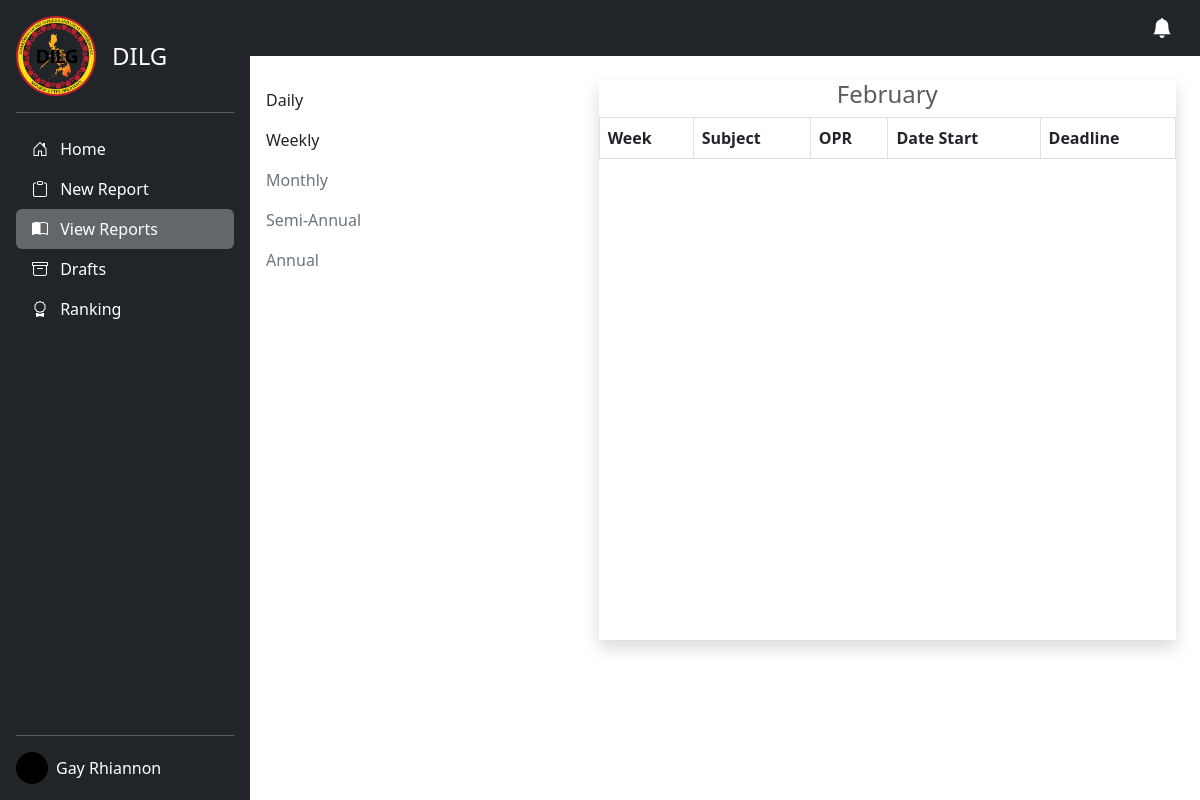
Screenshot of /admin/weekly.php (signed in) with the database file from the repository.
### tables this page shows
CREATE TABLE `users` (
  `id` int(11) NOT NULL,
  `user_type` int(50) NOT NULL,
  `email` varchar(50) NOT NULL,
  `email_status` int(11) NOT NULL,
  `password` varchar(255) NOT NULL,
  `first_name` varchar(50) NOT NULL,
  `middle_name` varchar(50) NOT NULL,
  `last_name` varchar(50) NOT NULL,
  `date_of_birth` date NOT NULL,
  `barangay` varchar(50) NOT NULL,
  `v_token` varchar(255) NOT NULL,
  `image` blob NOT NULL,
  `date_time_created` datetime NOT NULL,
  `date_time_updated` datetime NOT NULL
);

### admin/weekly.php (the view, shortened to what this page needs)
<?php
include 'images.php';
$email = $_SESSION['email'];
$report_link = "add-report.php";
$view_link = "reports.php";
$draft_link = "draft.php";
$ranking = "ranking.php";
?>
<!DOCTYPE html>
<html lang="en">
<head>
  <link href="https://cdn.jsdelivr.net/npm/bootstrap@5.3.0-alpha1/dist/css/bootstrap.min.css" rel="stylesheet">
  <link rel="stylesheet" href="https://cdnjs.cloudflare.com/ajax/libs/bootstrap-icons/1.10.3/font/bootstrap-icons.min.css" />
  <link rel="stylesheet" href="../src/css/preloader.css">
</head>
<body>
  <main class="d-flex">
    <div class="d-flex flex-column flex-shrink-0 p-3 text-white bg-dark" style="width: 250px; min-height: 100vh;">
      <a href="/" class="d-flex align-items-center mb-3 mb-md-0 me-md-auto text-white text-decoration-none">
        <img src="../src/img/dilg.png" height="80" alt="">
        <span class="fs-4 ps-3">DILG</span>
      </a>
      <hr>
      <ul class="nav nav-pills flex-column mb-auto">
        <li class="nav-item">
          <a href="index.php" class="nav-link text-white">
            <i class="bi bi-house-door me-2"></i>
            Home
          </a>
        </li>
        <li>
          <a href="<?php echo $report_link ?>" class="nav-link text-white">
            <i class="bi bi-clipboard me-2"></i>
            New Report
          </a>
        </li>
        <li>
          <a href="<?php echo $view_link ?>" class="nav-link text-white active" aria-current="page">
            <i class="bi bi-book-half me-2"></i>
            View Reports
          </a>
        </li>
        <li>
          <a href="<?php echo $draft_link ?>" class="nav-link text-white">
            <i class="bi bi-archive me-2"></i>
            Drafts
          </a>
        </li>
        <li>
          <a href="<?php echo $ranking ?>" class="nav-link text-white">
            <i class="bi bi-award me-2"></i>
            Ranking
          </a>
        </li>
      </ul>
      <hr>
      <div class="dropdown">
        <a href="#" class="d-flex align-items-center text-white text-decoration-none" id="dropdownUser1" data-bs-toggle="dropdown" aria-expanded="false">
          <?php
          $sql_admin = "SELECT * FROM users WHERE email = '$email'";
          $query_admin = mysqli_query($conn, $sql_admin);
          $admin_row = mysqli_fetch_array($query_admin);
          ?>
          <img src="<?php if (empty($admin_row['image'])) {
                      echo '../src/img/avatar.svg';
                    } else {
                      echo 'admins/' . $admin_row['image'];
                    } ?>" alt="" width="32" height="32" class="rounded-circle me-2">
          <?= $admin_row['first_name'] . ' ' . $admin_row['last_name'] ?>
        </a>
      </div>
    </div>
    <div class="container-fluid p-0">
      <nav class="navbar bg-dark navbar-dark">
        <div class="container">
          <a class="navbar-brand ms-auto" href="#"><i class="bi bi-bell-fill"></i></a>
        </div>
      </nav>
      <div class="row mt-4">
        <div class="col-lg-4">
          <ul class="nav flex-column">
            <li class="nav-item">
              <a class="nav-link text-dark" href="daily.php">Daily</a>
            </li>
            <li class="nav-item">
              <a class="nav-link text-dark" href="weekly.php">Weekly</a>
            </li>
            <li class="nav-item">
              <a class="nav-link text-secondary" href="monthly.php">Monthly</a>
            </li>
            <li class="nav-item">
              <a class="nav-link text-secondary" href="semi-anual.php">Semi-Annual</a>
            </li>
            <li class="nav-item">
              <a class="nav-link text-secondary" href="annualy.php">Annual</a>
            </li>
          </ul>
        </div>
        <div class="col-lg-8">
          <div class="card shadow py-0 mx-4" style="border: none; border-radius: 0; min-height: 35rem;">
            <?php
            $month = date('F');
            ?>
            <h1 class="text-center text-muted h4"><?php echo $month; ?></h1>
            <table class="table table-bordered">
              <thead>
                <tr>
                  <th>Week</th>
                  <th>Subject</th>
                  <th>OPR</th>
                  <th>Date Start</th>
                  <th>Deadline</th>
                </tr>
              </thead>
            </table>
          </div>
        </div>
      </div>
    </div>
  </main>
</body>
</html>

### admin/weekly.php (style rules this page uses)
body { overflow-x: hidden; }
.active { background: rgba(255, 255, 255, 0.3) !important; }

### rows the page displays
users: image (picture), first_name "Gay", last_name "Rhiannon"

### other values shown
$month "February"
